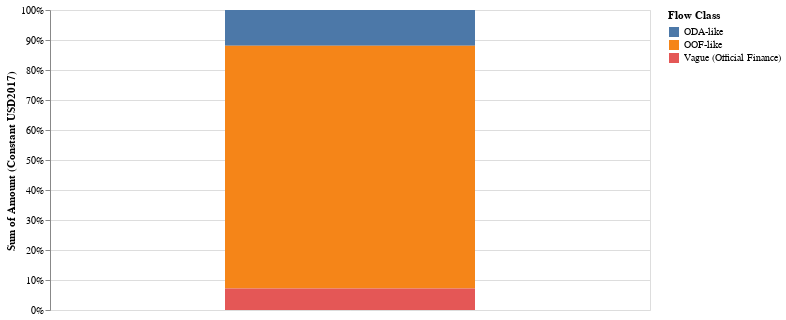

The notebook cell saved with this chart:
### Code cell
alt.Chart(cf_flowTypes).mark_bar(width=250).encode(
    alt.Y('sum(Amount (Constant USD2017)):Q', stack='normalize'),
    color='Flow Class:N'

).properties(width=600)

### Figure 1 — Vega-Lite specification as saved in the notebook (floating-point values rounded to 4 significant figures)
{"config": {"view": {"continuousWidth": 400, "continuousHeight": 300}}, "data": {"name": "data-b75f8a5cc5296ff39b8b036b427e6304"}, "mark": {"type": "bar", "width": 250}, "encoding": {"color": {"type": "nominal", "field": "Flow Class"}, "y": {"type": "quantitative", "aggregate": "sum", "field": "Amount (Constant USD2017)", "stack": "normalize"}}, "width": 600, "$schema": "https://vega.github.io/schema/vega-lite/v4.8.1.json", "datasets": {"data-b75f8a5cc5296ff39b8b036b427e6304": [{"Flow Class": "ODA-like", "Amount (Constant USD2017)": 100600000000.0, "share_pct_flowType": 0.1193}, {"Flow Class": "OOF-like", "Amount (Constant USD2017)": 682000000000.0, "share_pct_flowType": 0.8091}, {"Flow Class": "Vague (Official Finance)", "Amount (Constant USD2017)": 60370000000.0, "share_pct_flowType": 0.07163}]}}
